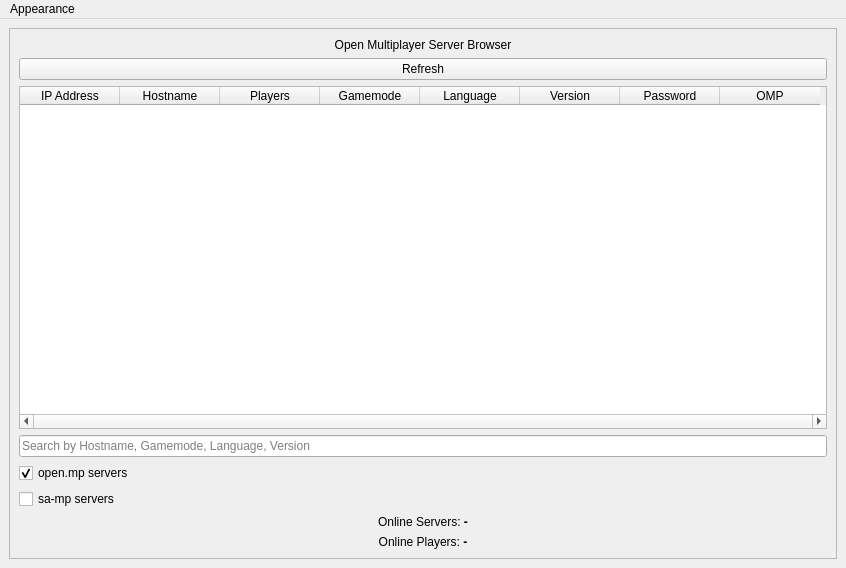
<?xml version="1.0" encoding="UTF-8"?>
<ui version="4.0">
 <class>MainWindow</class>
 <widget class="QMainWindow" name="MainWindow">
  <property name="enabled">
   <bool>true</bool>
  </property>
  <property name="geometry">
   <rect>
    <x>0</x>
    <y>0</y>
    <width>846</width>
    <height>568</height>
   </rect>
  </property>
  <property name="windowTitle">
   <string>MainWindow</string>
  </property>
  <widget class="QWidget" name="centralwidget">
   <layout class="QVBoxLayout" name="verticalLayout">
    <item>
     <widget class="QFrame" name="frame">
      <property name="frameShape">
       <enum>QFrame::StyledPanel</enum>
      </property>
      <property name="frameShadow">
       <enum>QFrame::Raised</enum>
      </property>
      <layout class="QGridLayout" name="gridLayout">
       <item row="2" column="0">
        <widget class="QTableWidget" name="tableWidget">
         <property name="acceptDrops">
          <bool>false</bool>
         </property>
         <property name="accessibleName">
          <string/>
         </property>
         <property name="accessibleDescription">
          <string/>
         </property>
         <property name="horizontalScrollBarPolicy">
          <enum>Qt::ScrollBarAlwaysOn</enum>
         </property>
         <property name="sizeAdjustPolicy">
          <enum>QAbstractScrollArea::AdjustIgnored</enum>
         </property>
         <property name="editTriggers">
          <set>QAbstractItemView::NoEditTriggers</set>
         </property>
         <column>
          <property name="text">
           <string>IP Address</string>
          </property>
         </column>
         <column>
          <property name="text">
           <string>Hostname</string>
          </property>
         </column>
         <column>
          <property name="text">
           <string>Players</string>
          </property>
         </column>
         <column>
          <property name="text">
           <string>Gamemode</string>
          </property>
         </column>
         <column>
          <property name="text">
           <string>Language</string>
          </property>
         </column>
         <column>
          <property name="text">
           <string>Version</string>
          </property>
         </column>
         <column>
          <property name="text">
           <string>Password</string>
          </property>
         </column>
         <column>
          <property name="text">
           <string>OMP</string>
          </property>
         </column>
        </widget>
       </item>
       <item row="0" column="0">
        <widget class="QLabel" name="label">
         <property name="styleSheet">
          <string notr="true">QLabel {
	font: 10pt &quot;MS Shell Dlg 2&quot;;
	
}</string>
         </property>
         <property name="text">
          <string>Open Multiplayer Server Browser</string>
         </property>
         <property name="alignment">
          <set>Qt::AlignCenter</set>
         </property>
        </widget>
       </item>
       <item row="8" column="0">
        <widget class="QLabel" name="labelOnlinePlayers">
         <property name="text">
          <string>&lt;html&gt;&lt;head/&gt;&lt;body&gt;&lt;p&gt;Online Players: &lt;span style=&quot; font-weight:600;&quot;&gt;-&lt;/span&gt;&lt;/p&gt;&lt;/body&gt;&lt;/html&gt;</string>
         </property>
         <property name="alignment">
          <set>Qt::AlignCenter</set>
         </property>
        </widget>
       </item>
       <item row="7" column="0">
        <widget class="QLabel" name="labelOnlineServers">
         <property name="text">
          <string>&lt;html&gt;&lt;head/&gt;&lt;body&gt;&lt;p&gt;Online Servers: &lt;span style=&quot; font-weight:600;&quot;&gt;-&lt;/span&gt;&lt;/p&gt;&lt;/body&gt;&lt;/html&gt;</string>
         </property>
         <property name="alignment">
          <set>Qt::AlignCenter</set>
         </property>
        </widget>
       </item>
       <item row="5" column="0">
        <widget class="QCheckBox" name="checkBoxSampServers">
         <property name="text">
          <string>sa-mp servers</string>
         </property>
         <property name="icon">
          <iconset>
           <normalon>:/imagesPrefix/icons/samp-icon.ico</normalon>
          </iconset>
         </property>
        </widget>
       </item>
       <item row="4" column="0">
        <widget class="QCheckBox" name="checkBoxOpenMpServers">
         <property name="cursor">
          <cursorShape>ArrowCursor</cursorShape>
         </property>
         <property name="text">
          <string>open.mp servers</string>
         </property>
         <property name="icon">
          <iconset>
           <normalon>:/imagesPrefix/icons/open-mp-icon.ico</normalon>
          </iconset>
         </property>
         <property name="shortcut">
          <string/>
         </property>
         <property name="checkable">
          <bool>true</bool>
         </property>
         <property name="checked">
          <bool>true</bool>
         </property>
         <property name="tristate">
          <bool>false</bool>
         </property>
        </widget>
       </item>
       <item row="1" column="0">
        <widget class="QPushButton" name="pushButtonRefresh">
         <property name="enabled">
          <bool>true</bool>
         </property>
         <property name="text">
          <string>Refresh</string>
         </property>
         <property name="icon">
          <iconset>
           <normalon>:/imagesPrefix/images/icon-refresh-24px.png</normalon>
          </iconset>
         </property>
        </widget>
       </item>
       <item row="3" column="0">
        <widget class="QLineEdit" name="lineEdit">
         <property name="inputMask">
          <string/>
         </property>
         <property name="text">
          <string/>
         </property>
         <property name="maxLength">
          <number>64</number>
         </property>
         <property name="placeholderText">
          <string>Search by Hostname, Gamemode, Language, Version</string>
         </property>
         <property name="clearButtonEnabled">
          <bool>true</bool>
         </property>
        </widget>
       </item>
      </layout>
     </widget>
    </item>
   </layout>
  </widget>
  <widget class="QMenuBar" name="menuBar">
   <property name="geometry">
    <rect>
     <x>0</x>
     <y>0</y>
     <width>846</width>
     <height>21</height>
    </rect>
   </property>
   <widget class="QMenu" name="menuAppearance">
    <property name="title">
     <string>Appearance</string>
    </property>
    <addaction name="actionTheme"/>
   </widget>
   <addaction name="menuAppearance"/>
  </widget>
  <action name="actionTheme">
   <property name="icon">
    <iconset>
     <normalon>:/imagesPrefix/images/icon-dark-64px.png</normalon>
    </iconset>
   </property>
   <property name="text">
    <string>Dark Mode</string>
   </property>
  </action>
 </widget>
 <resources>
  <include location="resources/resources_rc.qrc"/>
 </resources>
 <connections/>
</ui>
